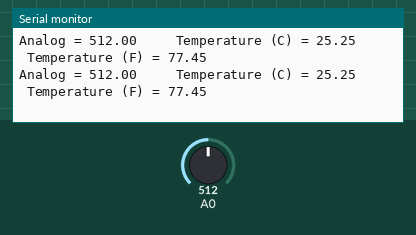
Recording of a sketch running on a simulated Arduino Uno, built with avr-gcc and run on an emulated ATmega328P. Parts: the last lines printed to the serial monitor. The test bench sets the inputs (shaded band); at power-on: A0 = 512.

Above: at 4.2 s.
4.3 s: A0 set to 277
At 4.48 s:
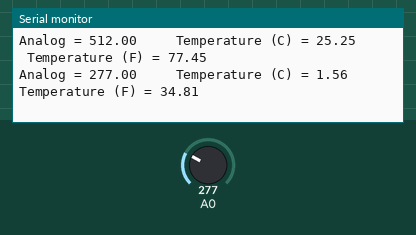
7.3 s: A0 set to 251
At 7.32 s:
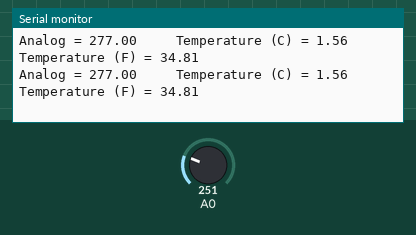
10.3 s: A0 set to 106
At 10.36 s:
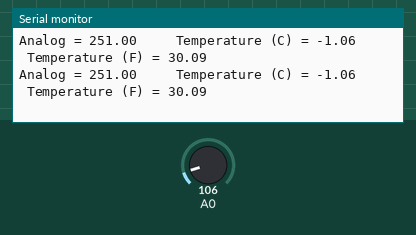
13.3 s: A0 set to 94
At 13.32 s:
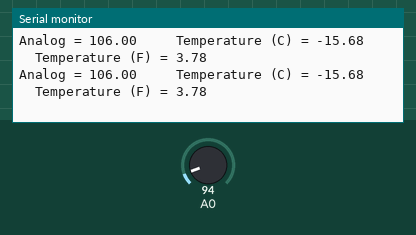
Timing chart, 0 to 16.3 s (numbered marks = the images above; inputs shaded):
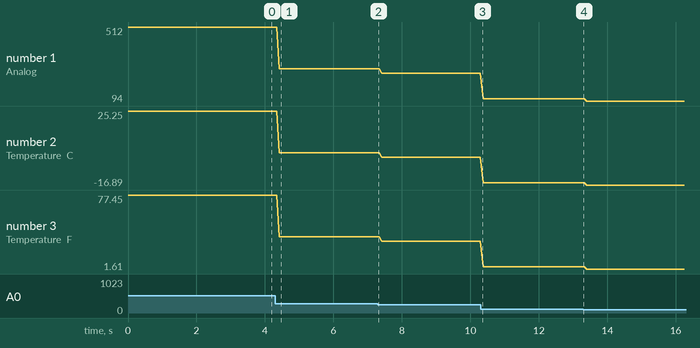

The sketch:

thermometer_calibration.ino
```cpp
int val = 0;
int i = 0;
float temperaturec = 0;

void setup() {
  // put your setup code here, to run once:
  Serial.begin(9600);
}

void loop() {

  long sum = 0;

  // put your main code here, to run repeatedly:
  for(i = 0; i<100; i++){
    val = analogRead(0);
    sum = sum + val;
  }

  float avg = sum/100.0;
  temperaturec = .1008 * avg - 26.361;
  float tempf = (9.0/5.0)*temperaturec+32.0;

  Serial.print("Analog = ");
  Serial.print(avg);
  Serial.print("     Temperature (C) = ");
  Serial.print(temperaturec);
  Serial.print("     Temperature (F) = ");
  Serial.print(tempf);
  Serial.println();
}
```

Measured:
- after the input at 4.3 s, the serial monitor: prints a new line after 0.11 s (image 1)
- plotted number 1: 512 → 277 after the input at 4.3 s, 277 → 251 after the input at 7.3 s, 251 → 106 after the input at 10.3 s, 106 → 94 after the input at 13.3 s
- plotted number 2: 25.25 → 1.56 after the input at 4.3 s, 1.56 → -1.06 after the input at 7.3 s, -1.06 → -15.68 after the input at 10.3 s, -15.68 → -16.89 after the input at 13.3 s
- plotted number 3: 77.45 → 34.81 after the input at 4.3 s, 34.81 → 30.09 after the input at 7.3 s, 30.09 → 3.78 after the input at 10.3 s, 3.78 → 1.61 after the input at 13.3 s
